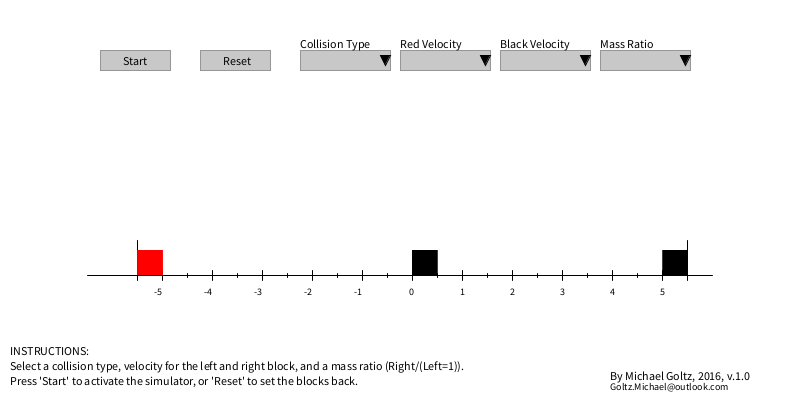
Frame 1 (no input)
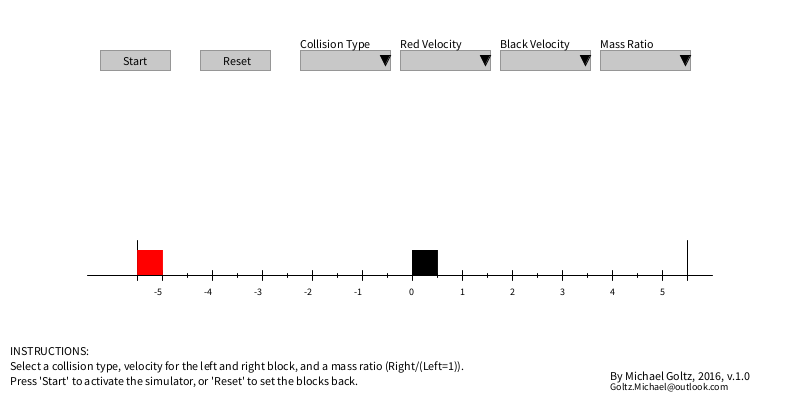
Frame 60 (the mouse pressed at the canvas centre just before this capture)
Frame 120 (the mouse held since frame 60 and released just before this capture): identical to frame 60, image omitted

The Processing sketch that drew these frames (run headless with seeded random() and noise(); from frame 60 on, the mouse is pressed at the canvas centre):

// Processing sketch: collisions
// ── collisions.pde
/**
 * By Michael Goltz, Dec. 2016
 * Processing Perfect Collision Simulator
 * 
 * This sketch contains one dimensional perfect
 * collision simulation using block objects and their scale
 * collisions are detected and new velocities of the
 * blocks are calculated and set upon colliding at the center.
 * Users can set the collision type, velocities of two blocks,
 * and their respective mass velocities.
 */

// blocks, block size, location, and color
Block blockL;
Block blockR;
float blockSize = 25;
float blockLx = 137.5;  // left block starting position
float blockRx = 662.5;  // left block starting position
//float blockRx = 137.5;
float blocky = 250;
color blockLc = color(255, 0, 0); // red
color blockRc = color(0); // black

// button container and size
ArrayList buttons;
float buttonH = 20;
float buttonW = 70;
float buttonX = 100;
float buttonY = 50;

// drop down lists
DropDownList listType;
DropDownList listLeftVel;
DropDownList listRightVel;
DropDownList listMassRatio;

boolean start = false;
boolean collision = false;

float[] avL = { 0.2, 0.3, 0.4, 0.5, 0.6, 0.8, 1.0 };
float[] avR = { -1.0, -0.8, -0.6, -0.5, -0.4, -0.2, 0.0, 0.2, 0.4 };
float[] aM = {0.3, 0.5, 1, 2};
int collisionType = 0; // 1 = inelastic, 0 = elastic
float vL = 0.0;
float vR = 0.0;
float mRat = 0.0;
float pL;
float pR;

void setup() {
  //surface.setTitle("Physics - Perfect Collision Simulator, v.1.0"); // set title
  frameRate(50);
  size(800, 400);
  background(255);
  
  // block objects
  blockL = new Block(blockLx, blocky, blockSize, blockLc);
  blockR = new Block(blockRx, blocky, blockSize, blockRc);
  
  // button objects
  buttons = new ArrayList();
  buttons.add( new Button(buttonX, buttonY, buttonW, buttonH, "Start") );
  buttons.add( new Button(buttonX*2, buttonY, buttonW, buttonH, "Reset") );
  
  // list objects
  listType = new DropDownList(buttonX*3, buttonY, buttonW+20, buttonH, "Collision Type", 0);
  //listType.addItem("Elastic");
  //listType.addItem("Inelastic");
  
  // Left Block Settings/Options
  listLeftVel = new DropDownList(buttonX*4, buttonY, buttonW+20, buttonH, "Red Velocity", 1);
  //for (int i = 0; i < avL.length; i++) {
  //  listLeftVel.addItem(str(avL[i]));
  //}

  // Right Block Settings/Options
  listRightVel = new DropDownList(buttonX*5, buttonY, buttonW+20, buttonH, "Black Velocity", 2);
  //for (int i = 0; i < avR.length; i++) {
  //  listRightVel.addItem(str(avR[i]));
  //}
  
  listMassRatio = new DropDownList(buttonX*6, buttonY, buttonW+20, buttonH, "Mass Ratio", 3);
  //for (int i = 0; i < aM.length; i++) {
  //  listMassRatio.addItem(str(aM[i]));
  //}

}

void draw() {
  background(255);
  fill(0);
  textSize(10);
  text("Goltz.Michael@outlook.com", 610, 390);
  textSize(12);
  text("By Michael Goltz, 2016, v.1.0", 610, 380);
  text("INSTRUCTIONS:", 10, 355);
  text("Select a collision type, velocity for the left and right block, and a mass ratio (Right/(Left=1)).", 10, 370);
  text("Press 'Start' to activate the simulator, or 'Reset' to set the blocks back.", 10, 385);
  
  blockL.show();
  blockR.show();
  
  // show the two buttons
  for (int i = buttons.size()-1; i >= 0; i--) {
        Button aButton = (Button) buttons.get(i);
        aButton.show();
  }
  // show the lists
  listType.show();
  listLeftVel.show();
  listRightVel.show();
  listMassRatio.show();
  
  // function to display the scale
  drawScale();
  
  // watch for start button pressed
  if (start) {
    if (!collision) {
      startSim();
    }
    if (collisionDetected() || collision) {
      collision = true;
      resultVelocity();
      endReached();
      blockL.move();
      blockR.move();
      blockL.show();
      blockR.show();
      //stopSim();
    }
  } else {
    stopSim();
    resetSim();
  }
   
}

// draw the scale to size of block
void drawScale() {
  textSize(10);
  line(blockLx-50, blocky+25, blockRx+50, blocky+25); // baseline
  
  line((blockLx+blockSize+blockRx)/2, blocky, 
       (blockLx+blockSize+blockRx)/2, blocky+30);    // midline
  text("0", (blockLx+blockSize+blockRx)/2-4, blocky+45);
  line((blockLx), blocky-10,
       (blockLx), blocky+30);                        // Left endline
  line((blockLx+blockSize*1), blocky+20,
       (blockLx+blockSize*1), blocky+30);
  text("-5", blockLx+blockSize*1-9, blocky+45);
  line((blockLx+blockSize*2), blocky+23,
       (blockLx+blockSize*2), blocky+27);
  //text("-9", blockLx+blockSize*2-9, blocky+45);
  line((blockLx+blockSize*3), blocky+20,
       (blockLx+blockSize*3), blocky+30);
  text("-4", blockLx+blockSize*3-9, blocky+45);
  line((blockLx+blockSize*4), blocky+23,
       (blockLx+blockSize*4), blocky+27);
  //text("-7", blockLx+blockSize*4-9, blocky+45);
  line((blockLx+blockSize*5), blocky+20,
       (blockLx+blockSize*5), blocky+30);
  text("-3", blockLx+blockSize*5-9, blocky+45);
  line((blockLx+blockSize*6), blocky+23,
       (blockLx+blockSize*6), blocky+27);
  //text("-5", blockLx+blockSize*6-9, blocky+45);
  line((blockLx+blockSize*7), blocky+20,
       (blockLx+blockSize*7), blocky+30);     
  text("-2", blockLx+blockSize*7-9, blocky+45);
  line((blockLx+blockSize*8), blocky+23,
       (blockLx+blockSize*8), blocky+27);
  //text("-3", blockLx+blockSize*8-9, blocky+45);
  line((blockLx+blockSize*9), blocky+20,
       (blockLx+blockSize*9), blocky+30);
  text("-1", blockLx+blockSize*9-9, blocky+45);
  line((blockLx+blockSize*10), blocky+23,
       (blockLx+blockSize*10), blocky+27);
  //text("-1", blockLx+blockSize*10-9, blocky+45);
  line((blockRx+blockSize), blocky-10,
       (blockRx+blockSize), blocky+30);            // right endline 
  text("5", blockLx+blockSize*21-3, blocky+45);
  line((blockLx+blockSize*21), blocky+20,
       (blockLx+blockSize*21), blocky+30);       
  //text("9", blockLx+blockSize*20-3, blocky+45);
  line((blockLx+blockSize*20), blocky+23,
       (blockLx+blockSize*20), blocky+27);
  text("4", blockLx+blockSize*19-3, blocky+45);
  line((blockLx+blockSize*19), blocky+20,
       (blockLx+blockSize*19), blocky+30);
  //text("7", blockLx+blockSize*18-3, blocky+45);
  line((blockLx+blockSize*18), blocky+23,
       (blockLx+blockSize*18), blocky+27);
  text("3", blockLx+blockSize*17-3, blocky+45);
  line((blockLx+blockSize*17), blocky+20,
       (blockLx+blockSize*17), blocky+30);
  //text("5", blockLx+blockSize*16-3, blocky+45);
  line((blockLx+blockSize*16), blocky+23,
       (blockLx+blockSize*16), blocky+27);
  text("2", blockLx+blockSize*15-3, blocky+45);
  line((blockLx+blockSize*15), blocky+20,
       (blockLx+blockSize*15), blocky+30);
  //text("3", blockLx+blockSize*14-3, blocky+45);
  line((blockLx+blockSize*14), blocky+23,
       (blockLx+blockSize*14), blocky+27);  
  text("1", blockLx+blockSize*13-3, blocky+45);
  line((blockLx+blockSize*13), blocky+20,
       (blockLx+blockSize*13), blocky+30);
  //text("1", blockLx+blockSize*12-3, blocky+45);
  line((blockLx+blockSize*12), blocky+23,
       (blockLx+blockSize*12), blocky+27); 

}

// watch for mouse click action and check if button or list pressed
void mouseClicked(){
  for (int i = buttons.size()-1; i >= 0; i--) {
    Button aButton = (Button) buttons.get(i);
    int pressed = aButton.clickCheck(mouseX, mouseY);
    if (pressed == 1) {
      println("starting");
      start = true;
      collision = false;
    } else if (pressed == 0) {
      println("stopping");
      start = false;
    }
  }
  
  int selection = listType.clickCheck(mouseX, mouseY);
  if (selection > -1) {
    collisionType = selection;
  }
  selection = listLeftVel.clickCheck(mouseX, mouseY);
  if (selection > -1) {
    vL = avL[selection]; // get index of selection
  }
  selection = listRightVel.clickCheck(mouseX, mouseY);
  if (selection > -1) {
    vR =avR[selection];
  }
  selection = listMassRatio.clickCheck(mouseX, mouseY);
  if (selection > -1) {
    mRat = aM[selection];
  }
  
  println("c: " + collisionType + ", vL: " + vL + ", vR: " + vR + ", M: " + mRat);
}
void startSim() {
  // modify speed and direction of block
  blockL.setSpeed(vL);
  blockR.setSpeed(vR);
  blockL.move();
  blockR.move();
  blockL.show();
  blockR.show();

}
void stopSim() {
  // modify speed and direction of block
  collision = true;
  blockL.setSpeed(0.0);
  blockR.setSpeed(0.0);
  blockL.move();
  blockR.move();
  blockL.show();
  blockR.show();
   
}
void resetSim() {
  // set new speed from list selection
  resetPosition();
  blockL.show();
  blockR.show();
}
boolean collisionDetected() {
  if (blockL.getRightEdge() >= blockR.getLeftEdge()) {
    println("collision detected");
    return true;
  } else return false;
}
void endReached() {
  if (blockL.getRightEdge() <= blockLx) {
    blockL.setSpeed(0.0);
    if (blockR.getRightEdge() <= blockLx+blockSize) {
      blockR.setSpeed(0.0);
    }
  }
  if (blockR.getLeftEdge() >= blockRx+blockSize) {
    blockR.setSpeed(0.0);
    if (blockL.getLeftEdge() >= blockRx) {
      blockL.setSpeed(0.0);
    }
  }
}
void timeBlock() {
 int m = millis();
 if ((blockL.getRightEdge() >= (blockLx+blockSize*2)) && (blockL.getRightEdge() < (blockLx+blockSize*2+1))) {
    println("Start: "+ m);    
 } else if ((blockL.getRightEdge() >= (blockLx+blockSize*3)) && (blockL.getRightEdge() < (blockLx+blockSize*3+1))) {
    println("tick 2: "+ m);    
 } else if ((blockL.getRightEdge() >= (blockLx+blockSize*4)) && (blockL.getRightEdge() < (blockLx+blockSize*4+1))) {
    println("tick 3: "+ m);    
 } else if ((blockL.getRightEdge() >= (blockLx+blockSize*5)) && (blockL.getRightEdge() < (blockLx+blockSize*5+1))) {
    println("tick 4: "+ m);    
 } else if ((blockL.getRightEdge() >= (blockLx+blockSize*6)) && (blockL.getRightEdge() < (blockLx+blockSize*6+1))) {
    println("tick 5: "+ m);    
 } else if ((blockL.getRightEdge() >= (blockLx+blockSize*7)) && (blockL.getRightEdge() < (blockLx+blockSize*7+1))) {
    println("tick 6: "+ m);    
 }
}
void resetPosition() {
  
  float t;
  if (vR < 0) {
    if (-vR > vL) {
      t = -10 / vR;
      pL = blockLx+(blockSize*(10)-blockSize*(vL*t));
      blockL.setX(pL);
      blockR.reset();
    } else if (-vR < vL) {
      t = -10 / vL;
      pR = blockLx+(blockSize*(11)+blockSize*(vR*t));
      blockR.setX(pR);
      blockL.reset();
    } else {
      blockL.reset();
      blockR.reset();
    }
  } else if (vR == 0.0) {
      pR = blockLx+(blockSize*(11));
      blockR.setX(pR);
      blockL.reset();
  } else { // vR is greater than vL, move right block closer
    if (vR < vL) { 
      t = -10 / vL;
      pR = blockLx+(blockSize*(11)+blockSize*(vR*t));
      blockR.setX(pR);
      blockL.reset();
    } else {
      textSize(12);
      text("Left velocity must be greater", 400, 15);
      text("than Right velocity", 400, 30);
      blockL.setX(blockLx+(blockSize*(10)));
      blockR.setX(blockLx+(blockSize*(11)));
    }
  }
  
  blockL.show();
  blockR.show();
}

// calculate new velocities after collision detected
void resultVelocity() {
  float mL = 1.0;
  float mR = mRat / mL;
  float v_L;
  float v_R;
  if (collisionType == 0) { //0 = elastic
    // calculate new velocities for right and left block
    v_R = 2*mL/(mL+mR)*vL - (mL-mR)/(mL+mR)*vR;
    v_L = (mL-mR)/(mL+mR)*vL + 2*mR/(mL+mR)*vR;
    println(v_L + ", " + v_R);
    blockR.setSpeed(v_R);
    blockL.setSpeed(v_L);
    
  } else if (collisionType == 1) {  // 1 = inelastic
    // merge blocks calculate new velocity set equal to both
    v_R = (mL*vL + mR*vR)/(mL+mR);
    println(v_R);
    blockR.setSpeed(v_R);
    blockL.setSpeed(v_R);
  }
  
}

// END OF FILE

// Start of BLOCKS
/**
 * By Michael Goltz, Dec. 2016
 * Processing Block Object Class
 * 
 * This sketch contains a class for a block object
 * the variables include x, y cartisian positions,
 * z = size of block, c = color of block in RGB or grey scale
 * xspeed = horizontal speed, and a reset horizontal position.
 * Basic functions as get and set x and xspeed exist as well
 * as a constructor, show, and move functions
 */

class Block {
  float xpos;
  float y;
  float z;
  color c;
  float xspeed;
  float resetX;
  
  Block(float x, float y, float z, color c) {
    this.xpos = x;
    this.resetX = x;
    this.y = y;
    this.z = z;
    this.c = c;
  }
  
  void show() {
    fill(c);
    noStroke();
    rect(this.xpos, this.y, this.z, this.z); 
  }
  
  void move() {
    xpos = xpos + xspeed;
    //if (xpos > width) {
    //  xpos = 0;
    //}
  }
  
  void setX(float x) {
    xpos = x;
  }
  void setSpeed(float s) {
    xspeed = s;
  }
  void reset() {
    //resetX = x;
    xpos = resetX;
  }
  float getLeftEdge() {
    return xpos; 
  }
  float getRightEdge() {
    return xpos+z;
  }
  
}

// END of BLOCK

// START of Button
/**
 * By Michael Goltz, Dec. 2016
 * Processing Button Object Class
 * 
 * This sketch contains a class for a button object
 * the variables include x, y cartisian positions,
 * button diminsions and text label centered within button
 * Basic functions clickCheck returns true if clickedPressed
 * is within the bounding region. A constructor and show
 * functions are present as well.
 */

class Button {
  float xpos;
  float ypos;
  float buttonWidth;
  float buttonHeight;
  String buttonText;
  
  Button(float x, float y, float w, float h, String t) {
    this.xpos = x;
    this.ypos = y;
    this.buttonWidth = w;
    this.buttonHeight = h;
    this.buttonText = t;
  }
  
  void show() {
    stroke(150); fill(200);
    rect(xpos, ypos, buttonWidth, buttonHeight);
    stroke(0); fill(0);
    textSize(12);
    text(buttonText, xpos+buttonWidth/3, ypos+3*buttonHeight/4);
  }
  
  // check button functionality
  int clickCheck( int _x, int _y ){
    if( _x > xpos && _y > ypos && _x < xpos+buttonWidth && _y < ypos+buttonHeight ){
      if ( buttonText.equals("Start") ) {
        println(buttonText + " clicked");
        return 1;  // start pressed
      } else {
        println(buttonText + " clicked");
        return 0; // reset pressed
      }
    } else return -1;
  }
  
}

// END of Button

// START of DropDownList
/**
 * By Michael Goltz, Dec. 2016
 * Processing DropDownList Object Class
 * 
 * This sketch contains a class for a DropDownList object
 * the variables include x, y cartisian positions,
 * list diminsions and text label positioned above list, a
 * string list for the items in the list and other variables
 * to capture the state of the list selection and actions.
 * Basic functions clickCheck returns true if clickedPressed
 * is within the bounding region. The list will either expand
 * or collapse depending on click region. A additem function
 * adds items to the list container. A constructor and show
 * functions are present as well.
 */

class DropDownList {
  float xpos;
  float ypos;
  float listWidth;
  float listHeight;
  String listLabel;
  //StringList listItems;
  boolean expanded = false;
  String typeSelected = "";

  //float[] avL = { 0.2, 0.3, 0.4, 0.5, 0.6, 0.8, 1.0 };
  //float[] avR = { -1.0, -0.8, -0.6, -0.5, -0.4, -0.2, 0.0, 0.2, 0.4 };
  //float[] aM = {0.3, 0.5, 1, 2};
  
  String[][] allLists = { { "Elastic", "Inelastic" },
                      { "0.2", "0.3", "0.4", "0.5", "0.6", "0.8", "1.0" }, 
                      { "-1.0", "-0.8", "-0.6", "-0.5", "-0.4", "-0.2", "0.0", "0.2", "0.4" }, 
                      {"0.3", "0.5", "1", "2"}
                     };

  int whichList; // 0=type, 1=leftVel, 2=rightVel, 3=massRatio
  
  DropDownList(float x, float y, float w, float h, String t, int listSelection) {
    this.xpos = x;
    this.ypos = y;
    this.listWidth = w;
    this.listHeight = h;
    this.listLabel = t;
    //listItems = new StringList();
    whichList = listSelection;
  }
  
  void show() {
    //rect with down arrow
    stroke(150); fill(200);
    rect(xpos, ypos, listWidth,listHeight);
    stroke(0); fill(0);
    textSize(12);
    text(listLabel, xpos, ypos-2);
    triangle(xpos+listWidth-10, ypos+5, xpos+listWidth, ypos+5, xpos+listWidth-5, ypos+15);
    text(typeSelected, xpos+5, ypos+listHeight-5);
    if (expanded) {
      expand();
    }
    
  }
  void addItem(String item) {
  //  listItems.append(item);
  }
  
  int clickCheck( int _x, int _y ){
    //int i = -1;
    int found = -1;
    if( _x > xpos && _y > ypos && _x < xpos+listWidth && _y < ypos+listHeight ){
      println("expand list");
      if (!expanded) expand();
      else expanded = false;
    } else if (expanded && ( _x > xpos && _y > ypos+listHeight && _x < xpos+listWidth && _y < ypos+listHeight*(allLists[whichList].length+1) )) {
  
      for (int i = 0; i < allLists[whichList].length; i++) {
        if ( (_x > xpos) && (_y > ypos+listHeight*(i+1)) && (_x < xpos+listWidth) && (_y < ypos+listHeight*(i+2)) ) {
          typeSelected = allLists[whichList][i]; //listItems.get(i);
          println(typeSelected);
          expanded = false;
          found = i;
        }
      }
    } else {
        expanded = false;
    }
    return found;
  }
  void expand() {
    expanded = true;
    for (int i = 0; i < allLists[whichList].length; i++) { // listItems.size()
      stroke(150); fill(200);
      rect(xpos,ypos+listHeight*(i+1),listWidth,listHeight);
      stroke(0); fill(0);
      textSize(12);
      text(allLists[whichList][i], xpos+5, ypos+listHeight*(i+2)-5);
    }
  }
}

// END of DropDownList
